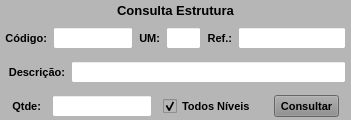
           <widget class="QWidget" name="widget_Cor1" native="true">
            <property name="maximumSize">
             <size>
              <width>16777215</width>
              <height>130</height>
             </size>
            </property>
            <property name="font">
             <font>
              <pointsize>8</pointsize>
             </font>
            </property>
            <property name="styleSheet">
             <string notr="true">background-color: rgb(182, 182, 182);</string>
            </property>
            <layout class="QVBoxLayout" name="verticalLayout_7">
             <property name="spacing">
              <number>6</number>
             </property>
             <property name="leftMargin">
              <number>0</number>
             </property>
             <property name="topMargin">
              <number>3</number>
             </property>
             <property name="rightMargin">
              <number>0</number>
             </property>
             <property name="bottomMargin">
              <number>0</number>
             </property>
             <item>
              <widget class="QLabel" name="label_53">
               <property name="minimumSize">
                <size>
                 <width>0</width>
                 <height>0</height>
                </size>
               </property>
               <property name="maximumSize">
                <size>
                 <width>16777215</width>
                 <height>20</height>
                </size>
               </property>
               <property name="font">
                <font>
                 <pointsize>10</pointsize>
                 <weight>75</weight>
                 <bold>true</bold>
                </font>
               </property>
               <property name="text">
                <string>Consulta Estrutura</string>
               </property>
               <property name="alignment">
                <set>Qt::AlignCenter</set>
               </property>
              </widget>
             </item>
             <item>
              <widget class="QWidget" name="widget_10" native="true">
               <layout class="QHBoxLayout" name="horizontalLayout_11">
                <property name="leftMargin">
                 <number>5</number>
                </property>
                <property name="topMargin">
                 <number>3</number>
                </property>
                <property name="rightMargin">
                 <number>5</number>
                </property>
                <property name="bottomMargin">
                 <number>3</number>
                </property>
                <item>
                 <widget class="QLabel" name="label_57">
                  <property name="maximumSize">
                   <size>
                    <width>60</width>
                    <height>16777215</height>
                   </size>
                  </property>
                  <property name="font">
                   <font>
                    <pointsize>8</pointsize>
                    <weight>75</weight>
                    <bold>true</bold>
                   </font>
                  </property>
                  <property name="text">
                   <string>Código:</string>
                  </property>
                  <property name="alignment">
                   <set>Qt::AlignRight|Qt::AlignTrailing|Qt::AlignVCenter</set>
                  </property>
                 </widget>
                </item>
                <item>
                 <widget class="QLineEdit" name="line_Codigo_Estrut">
                  <property name="sizePolicy">
                   <sizepolicy hsizetype="Preferred" vsizetype="Preferred">
                    <horstretch>0</horstretch>
                    <verstretch>0</verstretch>
                   </sizepolicy>
                  </property>
                  <property name="minimumSize">
                   <size>
                    <width>0</width>
                    <height>0</height>
                   </size>
                  </property>
                  <property name="maximumSize">
                   <size>
                    <width>80</width>
                    <height>25</height>
                   </size>
                  </property>
                  <property name="font">
                   <font>
                    <pointsize>8</pointsize>
                   </font>
                  </property>
                  <property name="styleSheet">
                   <string notr="true">background-color: rgb(255, 255, 255);</string>
                  </property>
                  <property name="alignment">
                   <set>Qt::AlignCenter</set>
                  </property>
                 </widget>
                </item>
                <item>
                 <widget class="QLabel" name="label_23">
                  <property name="minimumSize">
                   <size>
                    <width>0</width>
                    <height>0</height>
                   </size>
                  </property>
                  <property name="maximumSize">
                   <size>
                    <width>35</width>
                    <height>16777215</height>
                   </size>
                  </property>
                  <property name="font">
                   <font>
                    <pointsize>8</pointsize>
                    <weight>75</weight>
                    <bold>true</bold>
                   </font>
                  </property>
                  <property name="text">
                   <string>UM:</string>
                  </property>
                  <property name="alignment">
                   <set>Qt::AlignRight|Qt::AlignTrailing|Qt::AlignVCenter</set>
                  </property>
                 </widget>
                </item>
                <item>
                 <widget class="QLineEdit" name="line_UM_Estrut">
                  <property name="sizePolicy">
                   <sizepolicy hsizetype="Preferred" vsizetype="Preferred">
                    <horstretch>0</horstretch>
                    <verstretch>0</verstretch>
                   </sizepolicy>
                  </property>
                  <property name="minimumSize">
                   <size>
                    <width>0</width>
                    <height>0</height>
                   </size>
                  </property>
                  <property name="maximumSize">
                   <size>
                    <width>35</width>
                    <height>25</height>
                   </size>
                  </property>
                  <property name="font">
                   <font>
                    <pointsize>8</pointsize>
                   </font>
                  </property>
                  <property name="styleSheet">
                   <string notr="true">background-color: rgb(255, 255, 255);</string>
                  </property>
                  <property name="alignment">
                   <set>Qt::AlignCenter</set>
                  </property>
                 </widget>
                </item>
                <item>
                 <widget class="QLabel" name="label_58">
                  <property name="minimumSize">
                   <size>
                    <width>0</width>
                    <height>0</height>
                   </size>
                  </property>
                  <property name="maximumSize">
                   <size>
                    <width>35</width>
                    <height>16777215</height>
                   </size>
                  </property>
                  <property name="font">
                   <font>
                    <pointsize>8</pointsize>
                    <weight>75</weight>
                    <bold>true</bold>
                   </font>
                  </property>
                  <property name="text">
                   <string>Ref.:</string>
                  </property>
                  <property name="alignment">
                   <set>Qt::AlignRight|Qt::AlignTrailing|Qt::AlignVCenter</set>
                  </property>
                 </widget>
                </item>
                <item>
                 <widget class="QLineEdit" name="line_Referencia_Estrut">
                  <property name="sizePolicy">
                   <sizepolicy hsizetype="Preferred" vsizetype="Preferred">
                    <horstretch>0</horstretch>
                    <verstretch>0</verstretch>
                   </sizepolicy>
                  </property>
                  <property name="minimumSize">
                   <size>
                    <width>0</width>
                    <height>0</height>
                   </size>
                  </property>
                  <property name="maximumSize">
                   <size>
                    <width>16777215</width>
                    <height>25</height>
                   </size>
                  </property>
                  <property name="font">
                   <font>
                    <pointsize>8</pointsize>
                   </font>
                  </property>
                  <property name="cursor">
                   <cursorShape>IBeamCursor</cursorShape>
                  </property>
                  <property name="styleSheet">
                   <string notr="true">background-color: rgb(255, 255, 255);</string>
                  </property>
                  <property name="inputMask">
                   <string/>
                  </property>
                  <property name="text">
                   <string/>
                  </property>
                  <property name="maxLength">
                   <number>20</number>
                  </property>
                  <property name="frame">
                   <bool>true</bool>
                  </property>
                  <property name="echoMode">
                   <enum>QLineEdit::Normal</enum>
                  </property>
                  <property name="alignment">
                   <set>Qt::AlignLeading|Qt::AlignLeft|Qt::AlignVCenter</set>
                  </property>
                 </widget>
                </item>
               </layout>
              </widget>
             </item>
             <item>
              <widget class="QWidget" name="widget_11" native="true">
               <layout class="QHBoxLayout" name="horizontalLayout_10">
                <property name="leftMargin">
                 <number>5</number>
                </property>
                <property name="topMargin">
                 <number>3</number>
                </property>
                <property name="rightMargin">
                 <number>5</number>
                </property>
                <property name="bottomMargin">
                 <number>3</number>
                </property>
                <item>
                 <widget class="QLabel" name="label_59">
                  <property name="maximumSize">
                   <size>
                    <width>60</width>
                    <height>16777215</height>
                   </size>
                  </property>
                  <property name="font">
                   <font>
                    <pointsize>8</pointsize>
                    <weight>75</weight>
                    <bold>true</bold>
                   </font>
                  </property>
                  <property name="text">
                   <string>Descrição:</string>
                  </property>
                  <property name="alignment">
                   <set>Qt::AlignRight|Qt::AlignTrailing|Qt::AlignVCenter</set>
                  </property>
                 </widget>
                </item>
                <item>
                 <widget class="QLineEdit" name="line_Descricao_Estrut">
                  <property name="sizePolicy">
                   <sizepolicy hsizetype="Preferred" vsizetype="Preferred">
                    <horstretch>0</horstretch>
                    <verstretch>0</verstretch>
                   </sizepolicy>
                  </property>
                  <property name="minimumSize">
                   <size>
                    <width>0</width>
                    <height>0</height>
                   </size>
                  </property>
                  <property name="maximumSize">
                   <size>
                    <width>16777215</width>
                    <height>25</height>
                   </size>
                  </property>
                  <property name="font">
                   <font>
                    <pointsize>8</pointsize>
                   </font>
                  </property>
                  <property name="styleSheet">
                   <string notr="true">background-color: rgb(255, 255, 255);</string>
                  </property>
                  <property name="alignment">
                   <set>Qt::AlignLeading|Qt::AlignLeft|Qt::AlignVCenter</set>
                  </property>
                 </widget>
                </item>
               </layout>
              </widget>
             </item>
             <item>
              <widget class="QWidget" name="widget_12" native="true">
               <layout class="QHBoxLayout" name="horizontalLayout_9">
                <property name="spacing">
                 <number>5</number>
                </property>
                <property name="leftMargin">
                 <number>5</number>
                </property>
                <property name="topMargin">
                 <number>3</number>
                </property>
                <property name="rightMargin">
                 <number>5</number>
                </property>
                <property name="bottomMargin">
                 <number>3</number>
                </property>
                <item>
                 <widget class="QLabel" name="label_33">
                  <property name="minimumSize">
                   <size>
                    <width>0</width>
                    <height>0</height>
                   </size>
                  </property>
                  <property name="maximumSize">
                   <size>
                    <width>30</width>
                    <height>16777215</height>
                   </size>
                  </property>
                  <property name="font">
                   <font>
                    <pointsize>8</pointsize>
                    <weight>75</weight>
                    <bold>true</bold>
                   </font>
                  </property>
                  <property name="text">
                   <string>Qtde:</string>
                  </property>
                  <property name="alignment">
                   <set>Qt::AlignRight|Qt::AlignTrailing|Qt::AlignVCenter</set>
                  </property>
                 </widget>
                </item>
                <item>
                 <widget class="QLineEdit" name="line_Qtde_Estrut">
                  <property name="sizePolicy">
                   <sizepolicy hsizetype="Preferred" vsizetype="Preferred">
                    <horstretch>0</horstretch>
                    <verstretch>0</verstretch>
                   </sizepolicy>
                  </property>
                  <property name="minimumSize">
                   <size>
                    <width>0</width>
                    <height>0</height>
                   </size>
                  </property>
                  <property name="maximumSize">
                   <size>
                    <width>100</width>
                    <height>25</height>
                   </size>
                  </property>
                  <property name="font">
                   <font>
                    <pointsize>8</pointsize>
                   </font>
                  </property>
                  <property name="cursor">
                   <cursorShape>IBeamCursor</cursorShape>
                  </property>
                  <property name="styleSheet">
                   <string notr="true">background-color: rgb(255, 255, 255);</string>
                  </property>
                  <property name="inputMask">
                   <string/>
                  </property>
                  <property name="text">
                   <string/>
                  </property>
                  <property name="frame">
                   <bool>true</bool>
                  </property>
                  <property name="echoMode">
                   <enum>QLineEdit::Normal</enum>
                  </property>
                  <property name="alignment">
                   <set>Qt::AlignCenter</set>
                  </property>
                 </widget>
                </item>
                <item>
                 <widget class="QCheckBox" name="check_Nivel">
                  <property name="sizePolicy">
                   <sizepolicy hsizetype="Preferred" vsizetype="Preferred">
                    <horstretch>0</horstretch>
                    <verstretch>0</verstretch>
                   </sizepolicy>
                  </property>
                  <property name="minimumSize">
                   <size>
                    <width>0</width>
                    <height>0</height>
                   </size>
                  </property>
                  <property name="maximumSize">
                   <size>
                    <width>100</width>
                    <height>16777215</height>
                   </size>
                  </property>
                  <property name="font">
                   <font>
                    <pointsize>8</pointsize>
                    <weight>75</weight>
                    <bold>true</bold>
                   </font>
                  </property>
                  <property name="text">
                   <string>Todos Níveis</string>
                  </property>
                  <property name="checked">
                   <bool>true</bool>
                  </property>
                 </widget>
                </item>
                <item>
                 <widget class="QPushButton" name="btn_Consultar_Estrut">
                  <property name="sizePolicy">
                   <sizepolicy hsizetype="Preferred" vsizetype="Preferred">
                    <horstretch>0</horstretch>
                    <verstretch>0</verstretch>
                   </sizepolicy>
                  </property>
                  <property name="minimumSize">
                   <size>
                    <width>0</width>
                    <height>0</height>
                   </size>
                  </property>
                  <property name="maximumSize">
                   <size>
                    <width>65</width>
                    <height>16777215</height>
                   </size>
                  </property>
                  <property name="font">
                   <font>
                    <pointsize>8</pointsize>
                    <weight>75</weight>
                    <bold>true</bold>
                   </font>
                  </property>
                  <property name="cursor">
                   <cursorShape>PointingHandCursor</cursorShape>
                  </property>
                  <property name="layoutDirection">
                   <enum>Qt::LeftToRight</enum>
                  </property>
                  <property name="autoFillBackground">
                   <bool>false</bool>
                  </property>
                  <property name="styleSheet">
                   <string notr="true">background-color: rgb(141, 141, 141);</string>
                  </property>
                  <property name="text">
                   <string>Consultar</string>
                  </property>
                  <property name="checkable">
                   <bool>false</bool>
                  </property>
                  <property name="autoDefault">
                   <bool>false</bool>
                  </property>
                  <property name="default">
                   <bool>false</bool>
                  </property>
                  <property name="flat">
                   <bool>false</bool>
                  </property>
                 </widget>
                </item>
               </layout>
              </widget>
             </item>
            </layout>
           </widget>
